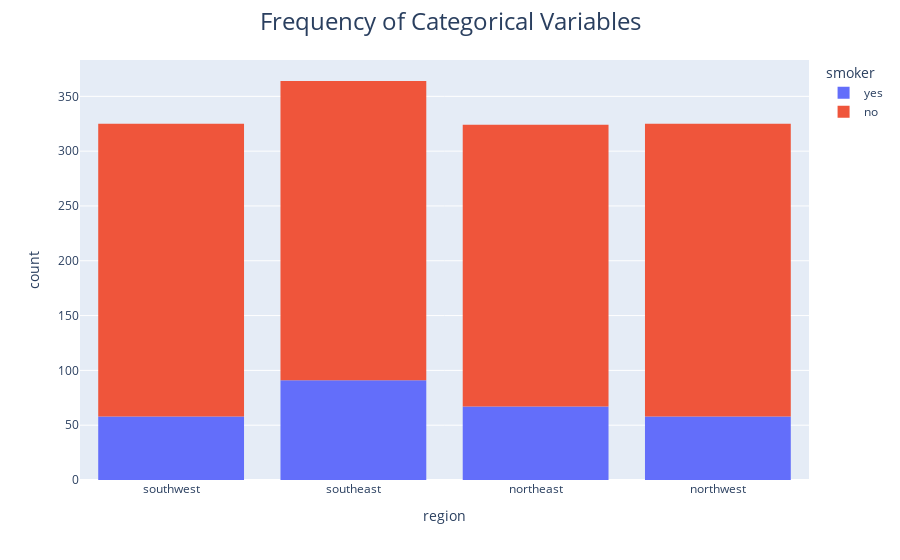

Notebook code for this chart:
### Code cell
fig = px.histogram(df, x='region', color='smoker')
fig.update_layout(title={
    'text': "Frequency of Categorical Variables",
    'font': {'size': 24},
    'x':0.5,
    'xanchor': 'center'
})
fig.show()

### Figure 1 — Plotly figure (JSON) as saved in the notebook; plotly's stock layout.template omitted (floating-point values rounded to 4 significant figures; data arrays with more than 128 entries replaced by an {"elided": "..."} marker saying what was removed)
{"data": [{"alignmentgroup": "True", "bingroup": "x", "hovertemplate": "smoker=yes<br>region=%{x}<br>count=%{y}<extra></extra>", "legendgroup": "yes", "marker": {"color": "#636efa", "pattern": {"shape": ""}}, "name": "yes", "offsetgroup": "yes", "orientation": "v", "showlegend": true, "type": "histogram", "x": {"elided": "274 str values"}, "xaxis": "x", "yaxis": "y"}, {"alignmentgroup": "True", "bingroup": "x", "hovertemplate": "smoker=no<br>region=%{x}<br>count=%{y}<extra></extra>", "legendgroup": "no", "marker": {"color": "#EF553B", "pattern": {"shape": ""}}, "name": "no", "offsetgroup": "no", "orientation": "v", "showlegend": true, "type": "histogram", "x": {"elided": "1064 str values"}, "xaxis": "x", "yaxis": "y"}], "layout": {"barmode": "relative", "legend": {"title": {"text": "smoker"}, "tracegroupgap": 0}, "margin": {"t": 60}, "title": {"font": {"size": 24}, "text": "Frequency of Categorical Variables", "x": 0.5, "xanchor": "center"}, "xaxis": {"anchor": "y", "domain": [0, 1], "title": {"text": "region"}}, "yaxis": {"anchor": "x", "domain": [0, 1], "title": {"text": "count"}}}}
